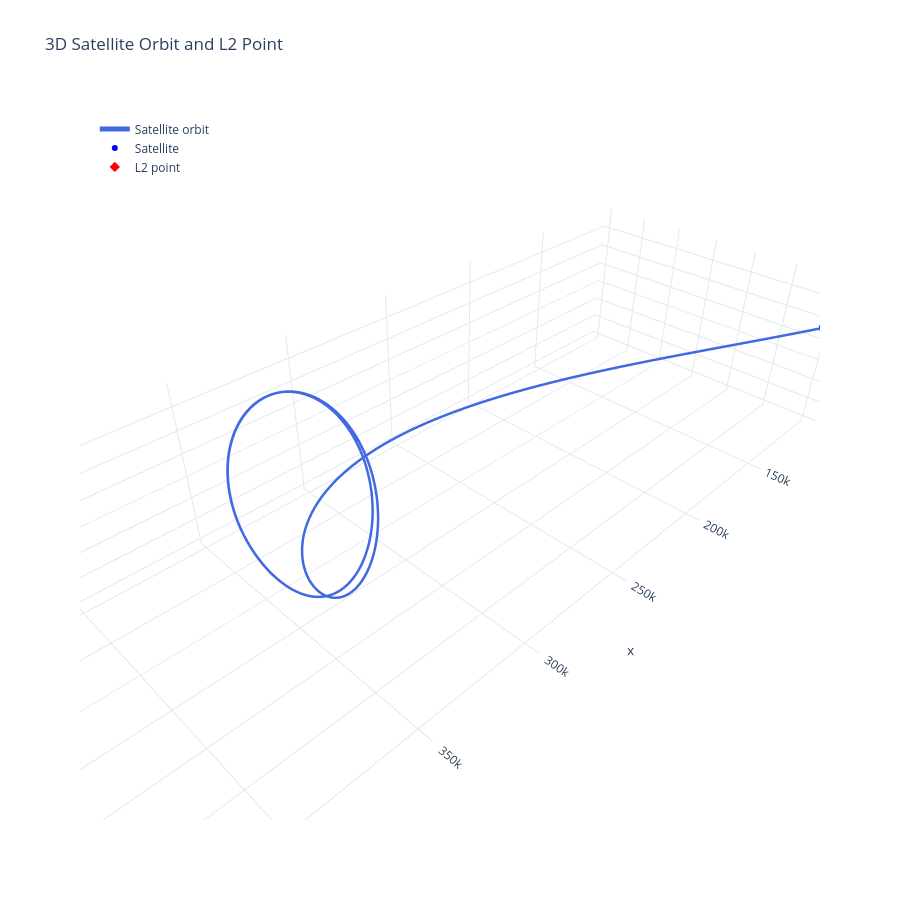

This figure's notebook cell:
### Code cell
plot_3d_(sim_30[:3, :], [r_L2])

### Figure 1 — Plotly figure (JSON) as saved in the notebook; plotly's stock layout.template omitted (floating-point values rounded to 4 significant figures; data arrays with more than 128 entries replaced by an {"elided": "..."} marker saying what was removed)
{"data": [{"line": {"color": "royalblue", "width": 5}, "mode": "lines", "name": "Satellite orbit", "type": "scatter3d", "x": {"elided": "100000 float values"}, "y": {"elided": "100000 float values"}, "z": {"elided": "100000 float values"}}, {"marker": {"color": "blue", "size": 6}, "mode": "markers", "name": "Satellite", "type": "scatter3d", "x": [110800.0], "y": [82440.0], "z": [20460.0]}, {"marker": {"color": "red", "size": 8, "symbol": "diamond"}, "mode": "markers+text", "name": "L2 point", "text": ["L2"], "textposition": "top center", "type": "scatter3d", "x": [444200.0], "y": [0], "z": [0]}], "layout": {"height": 900, "legend": {"x": 0.02, "y": 0.98}, "scene": {"aspectmode": "data", "xaxis": {"title": {"text": "x"}}, "yaxis": {"title": {"text": "y"}}, "zaxis": {"title": {"text": "z"}}}, "title": {"text": "3D Satellite Orbit and L2 Point"}}}
